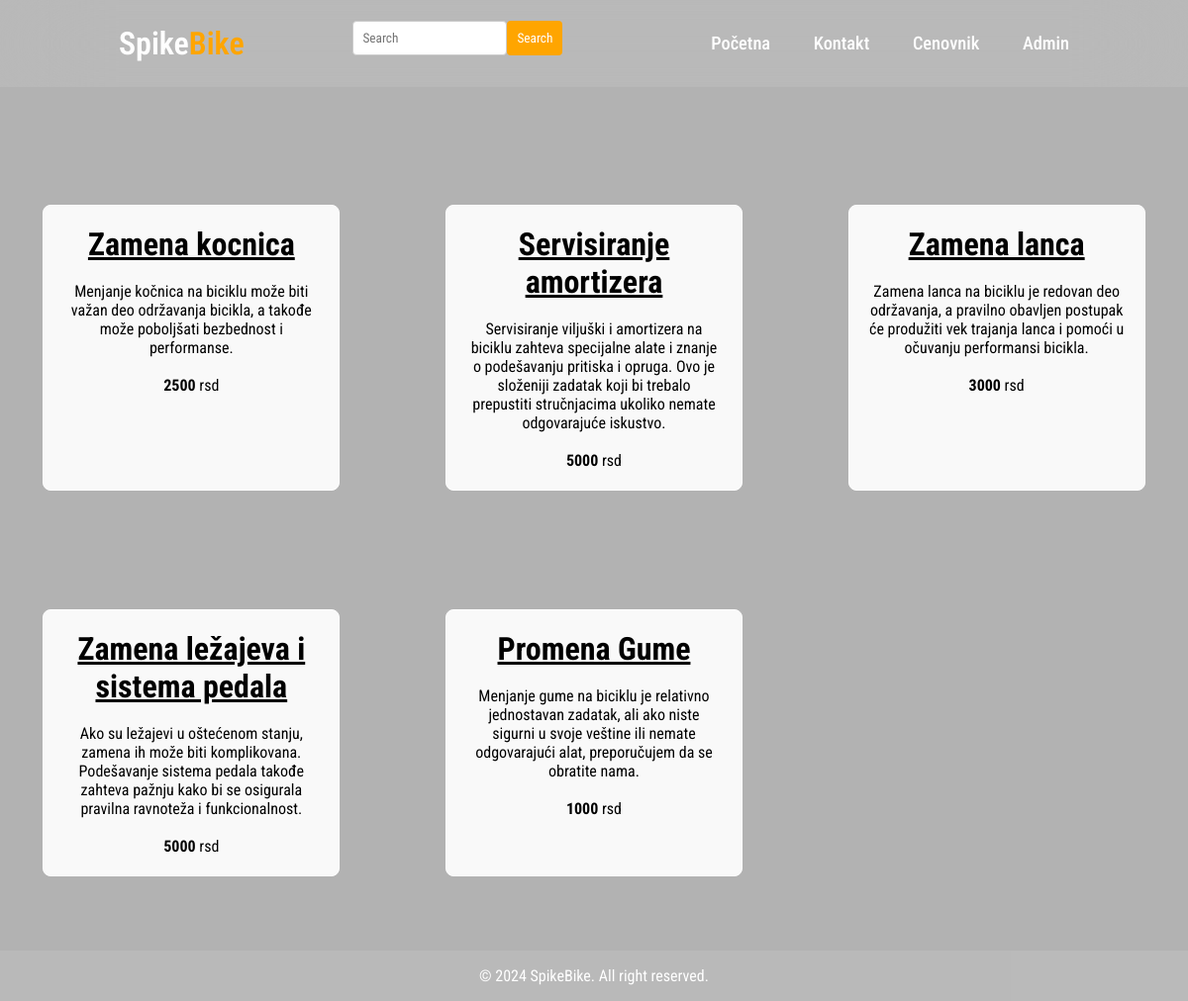
Screenshot of /blog.php with the database file from the repository.
### tables this page shows
CREATE TABLE `cenovnik` (
  `ID` int(11) NOT NULL,
  `Naziv` varchar(255) NOT NULL,
  `Usluga` varchar(255) NOT NULL,
  `Cena` double NOT NULL
);

### blog.php (the view, shortened to what this page needs)
<?php
include('connect.php');
if ($_SERVER['REQUEST_METHOD'] === 'POST' && isset($_POST['search'])) {
    $searchTerm = mysqli_real_escape_string($conn, $_POST['search']);
    $sql = "SELECT Naziv, Usluga, Cena FROM cenovnik WHERE Naziv LIKE '%$searchTerm%'";
    $result = mysqli_query($conn, $sql);
    $cenovnik = mysqli_fetch_all($result, MYSQLI_ASSOC);
} else {
    $sql = 'SELECT Naziv, Usluga, Cena FROM cenovnik';
    $result = mysqli_query($conn, $sql);
    $cenovnik = mysqli_fetch_all($result, MYSQLI_ASSOC);
}
?>
<!DOCTYPE html>
<html lang="en">
<head>
    <link rel="stylesheet" href="blog.css">
</head>
<body>
<header class="header">
    <a href="#" class="name">Spike<span>Bike</span></a>
    <form action="#" method="post" class="search-form">
        <input type="text" name="search" placeholder="Search">
        <button type="submit">Search</button>
    </form>
    <nav class="navbar">
        <a href="html.php">Početna</a>
        <a href="contact.php">Kontakt</a>
        <a href="blog.php">Cenovnik</a>
        <a href="./Admin/admin.php">Admin</a>
    </nav>
</header>
<br>
<br>
<br>
<div class="container-load">
    <?php foreach ($cenovnik as $cen) { ?>
        <div class="kartica">
            <h1><u><?php echo htmlspecialchars($cen['Naziv']); ?></u></h1>
            <br>
            <p><?php echo htmlspecialchars($cen['Usluga']); ?></p>
            <br>
            <p><b><?php echo htmlspecialchars($cen['Cena']); ?></b> rsd</p>
        </div>
    <?php } ?>
</div>
<br>
<br>
<br>
<br>
<footer class="footer">
    <p>&copy; 2024 SpikeBike. All right reserved.</p>
</footer>
</body>
</html>

### blog.css (style rules this page uses)
.header::before { content: ''; position: absolute; top: 0; left: 0; width: 100%; height: 100%; background: rgb(225, 225, 225, 0.15); backdrop-filter: blur(50px); z-index: -1; }
span { color: orange; }
.name { font-size: 2rem; color: white; text-decoration: none; font-weight: 520; }
.navbar a { font-size: 1.15rem; color: white; text-decoration: none; font-weight: 500; margin-left: 2.5rem; transition: 0.50s ease; }
* { padding: 0; margin: 0; box-sizing: border-box; font-family: 'Roboto Condensed', sans-serif; }
body { min-height: 100vh; background-image: linear-gradient(to left, rgba(0, 0, 0, 0.3), rgba(0, 0, 0, 0.3)), url(pozadina.jpg); background-size: cover; background-position: center; }
.header { position: fixed; top: 0; left: 0; width: 100%; padding: 1.3rem 10%; display: flex; justify-content: space-between; align-items: center; z-index: 100; }
.footer { text-align: center; padding:1rem; background-color:rgba(225, 225, 225, .15); color: white; position: fixed; bottom:0; left: 0; width:100%; }
.container-load { display: grid; grid-template-columns: repeat(3, 1fr); gap: 20px; margin-top: 100px; }
.kartica { border:solid white 1px; width: 300px; margin: 50px auto; padding: 20px; border-radius: 8px; background-color: #f9f9f9; text-align: center; }
form { margin: 0; padding: 0; border: 0; vertical-align: baseline; }
input { width: 100%; padding: 9px; margin-bottom: 11px; box-sizing: border-box; border: 1px solid #ccc; border-radius: 4px; }
button { background-color: orange; color: #fff; padding: 10px; border: none; border-radius: 4px; cursor: pointer; margin-bottom: 10px; }
.search-form { display: flex; justify-content: space-between; align-items: center; }

### rows the page displays
cenovnik: Naziv "Zamena kocnica", Usluga "Menjanje kočnica na biciklu može biti važan deo održavanja bicikla, a takođe može poboljšati bezbednost i performanse.", Cena "2500"
cenovnik: Naziv "Servisiranje amortizera", Usluga "Servisiranje viljuški i amortizera na biciklu zahteva specijalne alate i znanje o podešavanju pritiska i opruga. Ovo je složeniji zadatak koji bi trebalo prepustiti stručnjacima ukoliko nemate odgovarajuće iskustvo.", Cena "5000"
cenovnik: Naziv "Zamena lanca", Usluga "Zamena lanca na biciklu je redovan deo održavanja, a pravilno obavljen postupak će produžiti vek trajanja lanca i pomoći u očuvanju performansi bicikla.", Cena "3000"
cenovnik: Naziv "Zamena ležajeva i sistema pedala", Usluga "Ako su ležajevi u oštećenom stanju, zamena ih može biti komplikovana. Podešavanje sistema pedala takođe zahteva pažnju kako bi se osigurala pravilna ravnoteža i funkcionalnost.", Cena "5000"
cenovnik: Naziv "Promena Gume", Usluga "Menjanje gume na biciklu je relativno jednostavan zadatak, ali ako niste sigurni u svoje veštine ili nemate odgovarajući alat, preporučujem da se obratite nama.", Cena "1000"
